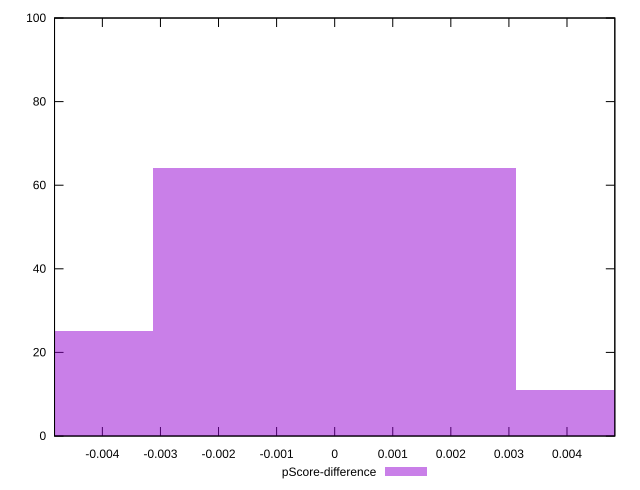

Generate this figure with gnuplot:
reset

$pScoreDifference <<EOF
0 64
-0.00625547130252324 25
0.00625547130252324 11
EOF

set key outside below
set boxwidth 0.00625547130252324
set xrange [-0.0048235294117647265:0.004823529411764671]
set yrange [0:100]
set trange [0:100]
set style fill transparent solid 0.5 noborder
set terminal svg size 640, 490 enhanced background rgb 'white'
set output "report_00013_2021-02-09T12-04-24.940Z/render-blocking-resources/samples/pages/pScore-difference/histogram.svg"

plot $pScoreDifference title "pScore-difference" with boxes

reset
